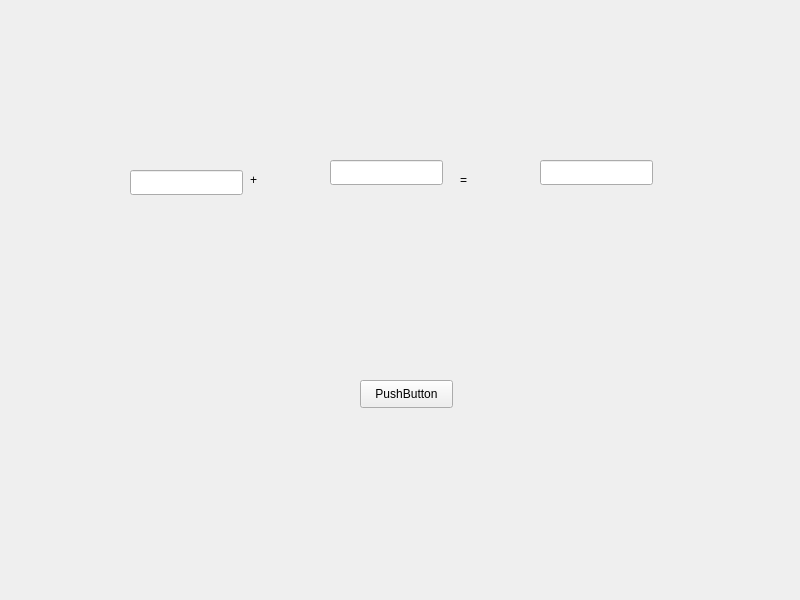
<?xml version="1.0" encoding="UTF-8"?>
<ui version="4.0">
 <class>Widget</class>
 <widget class="QWidget" name="Widget">
  <property name="geometry">
   <rect>
    <x>0</x>
    <y>0</y>
    <width>800</width>
    <height>600</height>
   </rect>
  </property>
  <property name="windowTitle">
   <string>Widget</string>
  </property>
  <widget class="QLineEdit" name="lineEdit">
   <property name="geometry">
    <rect>
     <x>130</x>
     <y>170</y>
     <width>113</width>
     <height>25</height>
    </rect>
   </property>
  </widget>
  <widget class="QLineEdit" name="lineEdit_2">
   <property name="geometry">
    <rect>
     <x>330</x>
     <y>160</y>
     <width>113</width>
     <height>25</height>
    </rect>
   </property>
  </widget>
  <widget class="QLineEdit" name="lineEdit_3">
   <property name="geometry">
    <rect>
     <x>540</x>
     <y>160</y>
     <width>113</width>
     <height>25</height>
    </rect>
   </property>
  </widget>
  <widget class="QPushButton" name="pushButton">
   <property name="geometry">
    <rect>
     <x>360</x>
     <y>380</y>
     <width>93</width>
     <height>28</height>
    </rect>
   </property>
   <property name="text">
    <string>PushButton</string>
   </property>
  </widget>
  <widget class="QLabel" name="label">
   <property name="geometry">
    <rect>
     <x>250</x>
     <y>170</y>
     <width>69</width>
     <height>19</height>
    </rect>
   </property>
   <property name="text">
    <string>+</string>
   </property>
  </widget>
  <widget class="QLabel" name="label_2">
   <property name="geometry">
    <rect>
     <x>460</x>
     <y>170</y>
     <width>69</width>
     <height>19</height>
    </rect>
   </property>
   <property name="text">
    <string>=</string>
   </property>
  </widget>
 </widget>
 <resources/>
 <connections/>
</ui>
